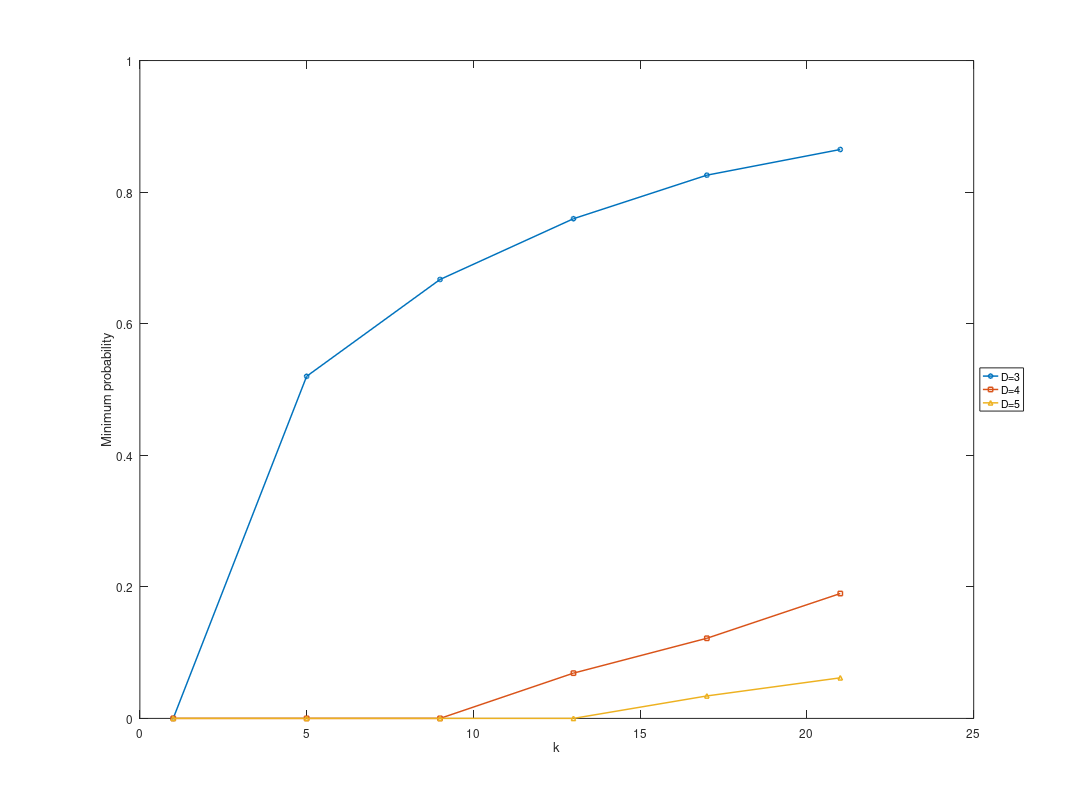

The MATLAB source for this figure:
%=========================================
%Generated by PRISM Chart Package
%=========================================

x0 = [1.0 5.0 9.0 13.0 17.0 21.0 ];
y0 = [0.0 0.5200000000000001 0.6672000000000002 0.7595520000000002 0.8257601945600003 0.8647842971648002 ];
x1 = [1.0 5.0 9.0 13.0 17.0 21.0 ];
y1 = [0.0 0.0 0.0 0.06880000000000004 0.1217997824000001 0.18980881367040014 ];
x2 = [1.0 5.0 9.0 13.0 17.0 21.0 ];
y2 = [0.0 0.0 0.0 0.0 0.034147840000000027 0.061681971200000046 ];

figure1 = figure('Color', [1 1 1], 'PaperPosition',[0.6345 6.345 20.3 15.23],'PaperSize',[20.98 29.68]);

axes1 = axes('Parent', figure1, 'FontSize', 16);
xlabel(axes1, 'k');
ylabel(axes1, 'Minimum probability');
box(axes1, 'on');
hold(axes1, 'all');

title(axes1,[])
plot0 = plot(x0, y0, 'o-', 'Parent', axes1, 'LineWidth', 2);
plot1 = plot(x1, y1, 's-', 'Parent', axes1, 'LineWidth', 2);
plot2 = plot(x2, y2, '^-', 'Parent', axes1, 'LineWidth', 2);
legend1 = legend(axes1,{'D=3', 'D=4', 'D=5'},'Location', 'EastOutside');
